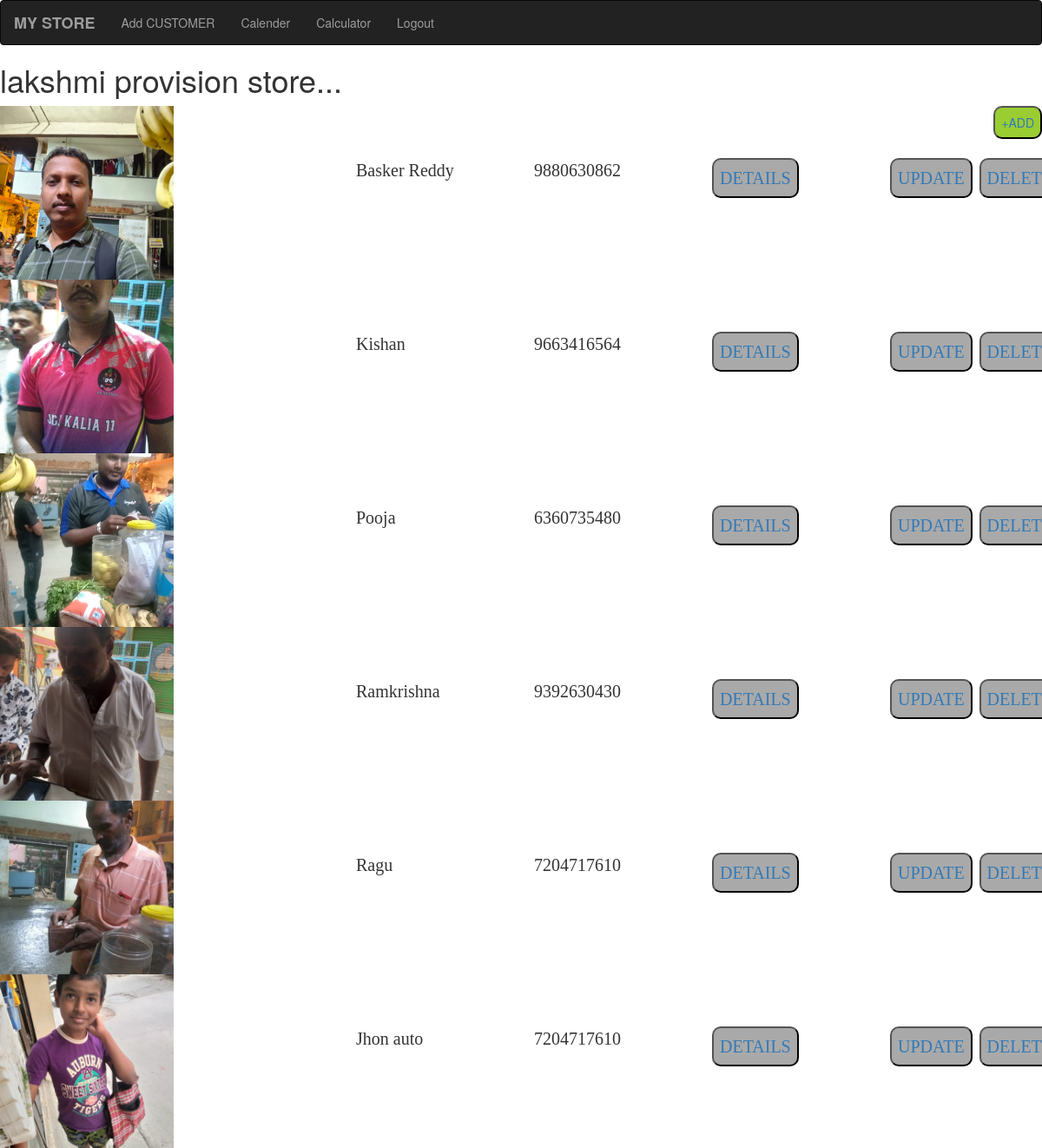
Screenshot of /customer/ with the database file from the repository.
### mystoree/models.py (models this page shows, shortened)
class Customer(models.Model):
    cname = models.CharField(max_length=50)
    cphoto = models.ImageField(upload_to='images/',default='default_image.jpg')
    cphone = models.CharField(max_length=10)
    caddress = models.CharField(max_length=200)

### mystoree/views.py (the view)
# urls.py: path('customer/',views.customer,name='customer'),
def customer(request):
    items = Customer.objects.all()
    return render(request,'mystoree/customer.html',{'items':items})

### mystoree/templates/mystoree/customer.html
{% extends "mystoree/base.html" %}
{% block content %}
<h1>lakshmi provision store...</h1>
<button style="position:absolute;right: 0; background-color: yellowgreen; color: black; border-radius: 10px; padding: 7px;"><a href="{% url 'mystoree:addcustomer' %}">+ADD</a></button>
{% for cus in items %}
<div class="row">
   <div class="col-md-4" ><img src="{{cus.cphoto.url}}" style="height: 200px; width: 200px; object-fit: cover;"/></div>
   <div class="col-md-2" style="margin-top: 60px; font-family: cursive; font-size: 20px;">{{cus.cname}}</div>
   <div class="col-md-2" style="margin-top: 60px; font-family: cursive; font-size: 20px;">{{cus.cphone}}</div>
   <div class="col-md-2" style="margin-top: 60px; font-family: cursive; font-size: 20px;"><button style="background-color: darkgray; color: black;
    border-radius: 10px; padding: 7px;">
    <a href="{% url 'mystoree:details' cus.id %}">
        DETAILS
    </a>
</button></div>
    <div class="col-md-1" style="margin-top: 60px; font-family: cursive; font-size: 20px;">
        <button style="background-color: darkgray; color: black;
        border-radius: 10px; padding: 7px;">
        <a href="{% url 'mystoree:update' cus.id %}"> UPDATE</a></button>
    </div>
    <div class="col-md-1" style="margin-top: 60px; font-family: cursive; font-size: 20px;">
        <button style="background-color: darkgray; color: black;
        border-radius: 10px; padding: 7px;">
        <a href="{% url 'mystoree:delete' cus.id %}"> DELETE</a></button>
    </div>
</div>
{% endfor %}
{% endblock %}

### rows the page displays
Customer: cphoto (picture), cname "Basker Reddy", cphone "9880630862"
Customer: cphoto (picture), cname "Kishan", cphone "9663416564"
Customer: cphoto (picture), cname "Pooja", cphone "6360735480"
Customer: cphoto (picture), cname "Ramkrishna", cphone "9392630430"
Customer: cphoto (picture), cname "Ragu", cphone "7204717610"
Customer: cphoto (picture), cname "Jhon auto", cphone "7204717610"
